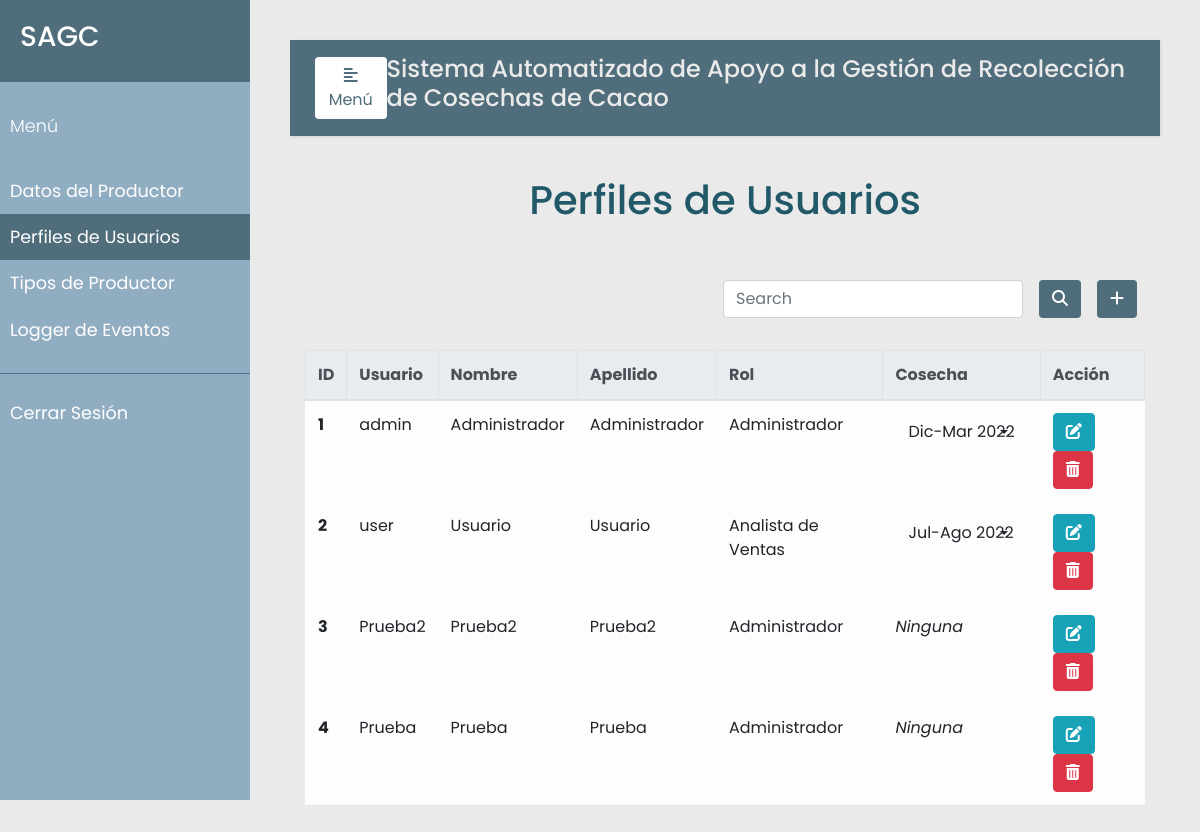
The page /perfiles (signed in) on the database its author committed.
### models.py (models this page shows, shortened)
class User(db.Model):
    __tablename__ = 'users'
    id = db.Column(db.Integer, primary_key=True)
    username = db.Column(db.String(20), nullable=False, unique=True)
    name = db.Column(db.String(30), nullable=False)
    surname = db.Column(db.String(30), nullable=False)
    password = db.Column(db.String(80), nullable=False)
    rol = db.Column(db.Integer, db.ForeignKey('rols.id'), nullable=False)
    cosechas = db.relationship('Cosecha', secondary=user_cosecha, backref='users', lazy=True)

class Rol(db.Model):
    __tablename__ = 'rols'
    id = db.Column(db.Integer, primary_key=True)
    name = db.Column(db.String(120), nullable=False, unique=True)
    user = db.relationship('User', backref='rols', lazy=True)

class Cosecha(db.Model):
    __tablename__ = 'cosechas'
    id = db.Column(db.Integer, primary_key=True)
    date = db.Column(db.String(120), unique=True)

### app.py (the view, shortened to what this page needs)
@app.route("/perfiles", methods=['GET', 'POST'])
@login_required
@admin_only
def perfiles():
    error=None
    users = User.query.all()
    rols = Rol.query.all()
    return render_template("perfiles.html", error=error, users=users, rols=rols)

### app.py (called while the page is built)
def login_required(f):
    @wraps(f)
    def wrap(*args, **kwargs):
        if 'logged_in' in session:
            return f(*args, **kwargs)
        else:
            flash('Necesitas iniciar sesión primero')
            return redirect(url_for('login'))
    return wrap

def admin_only(f):
    @wraps(f)
    def wrap(*args, **kwargs):
        if 'rol_admin' in session and session['rol_admin'] == True:
            return f(*args, **kwargs)
        else:
            flash("Debes ser administrador para ver 'Perfiles de Usuarios'.")
            return redirect(url_for('productor'))
    return wrap

### templates/perfiles.html (shortened to what this page needs)
{% extends "base.html" %}
{% block navbar %}
<li class="nav-item">
  <a class="nav-link" href="{{url_for('productor')}}">Datos del Productor</a>
</li>
<li class="nav-item active">
  <a class="nav-link" href="{{url_for('perfiles')}}">Perfiles de Usuarios<span class="sr-only">(current)</span></a>
</li>
<li class="nav-item">
  <a class="nav-link" href="{{url_for('tipo_productor')}}">Tipos de Productor</a>
</li>
<li class="nav-item">
  <a class="nav-link" href="{{url_for('eventos')}}">Logger de Eventos</a>
</li>
{% endblock %}
{% block sesion %}
<li class="nav-item">
  <a class="nav-link" href="{{url_for('logout')}}">Cerrar Sesión</a>
</li>
{% endblock %}
{% block content %}
    <div class="container h-100">
        <p class="text-center h1 fw-bold mb-5 mx-1 mx-md-4 mt-4">Perfiles de Usuarios</p>
        <div class="d-flex flex-row-reverse bd-highlight">
            <div class="p-2 bd-highlight">
              <button type="button" class="btn" style="color:#fff; background-color:#4F6D7A;" data-toggle="modal" data-target="#exampleModalLong">
                <i class="fa-solid fa-plus"></i>
              </button>
            </div>
            <div class="p-2 bd-highlight" style="display:flex; align-content: flex-end;">
              <form action='/search_perfil' method="post" class="form-inline" style="justify-content: flex-end">
                <input class="form-control mr-3 w-75" type="text" placeholder="Search" aria-label="Buscar" name="search_perfil">
                <button type="submit" id="search_perfil" name="action-type" value="search" class="btn" style="color:#fff; background-color:#4F6D7A;">
                  <i class="fas fa-search" aria-hidden="true"></i>
                </button>
              </form>
            </div>
        </div>
        <br/>
        <table class="table table-bordered table-light table-hover">
          <thead class="thead-light">
            <tr>
              <th scope="col">ID</th>
              <th scope="col">Usuario</th>
              <th scope="col">Nombre</th>
              <th scope="col">Apellido</th>
              <th scope="col">Rol</th>
              <th scope="col">Cosecha</th>
              <th scope="col">Acción</th>
            </tr>
          </thead>
          <tbody>
            {% for u in users %}
            <tr>
              <th scope="row">{{u.id}}</th>
              <td>{{u.username}}</td>
              <td>{{u.name}}</td>
              <td>{{u.surname}}</td>
              <td>{{u.rols.name}}</td>
              <td>
                {% if u.cosechas|length > 0 %}
                  <div class="dropdown">
                    <button class="btn dropdown-toggle" type="button" id="dropdownMenuButton" data-toggle="dropdown" aria-haspopup="true" aria-expanded="false">
                      {{u.cosechas[0].date}}
                    </button>
                  </div>
                {% else %}
                  <i>Ninguna</i>
                {% endif %}
              </td>
              <td>
                <button type="button" class="btn btn-info" data-toggle="modal" data-target="#edit-modal-{{u.id}}">
                  <i class="fas fa-edit"></i>
                </button>
                <button type="button" class="btn btn-danger" data-toggle="modal" data-target="#delete-modal-{{u.id}}">
                  <i class="fas fa-trash-alt"></i>
                </button>
              </td>
            </tr>
            </div>
            {% endfor %}
{% endblock %}

### templates/base.html (shortened to what this page needs)
<!DOCTYPE html>
<html lang="en">
<head>
    <link rel="stylesheet" href="https://cdn.jsdelivr.net/npm/bootstrap@4.3.1/dist/css/bootstrap.min.css">
    <link rel="stylesheet" href="../static/css/styles.css">
    <link rel="stylesheet" href="https://cdnjs.cloudflare.com/ajax/libs/malihu-custom-scrollbar-plugin/3.1.5/jquery.mCustomScrollbar.min.css">
    <link rel="stylesheet" href="https://cdnjs.cloudflare.com/ajax/libs/font-awesome/6.1.1/css/all.min.css" />
</head>
<body>
    <div class="wrapper">
        <nav id="sidebar">
            <div class="sidebar-header">
                <h3>SAGC</h3>
            </div>
            <ul class="list-unstyled components">
                <p>Menú</p>
                {% block navbar %}
                {% endblock %}
            </ul>
            <ul class="list-unstyled others">
                {% block sesion %}
                {% endblock %}
            </ul>
        </nav>
        <div id="content">
            <nav class="navbar navbar-expand-lg" style="background-color:#4F6D7A;">
                <div class="container-fluid">
                    <button type="button" id="sidebarCollapse" class="btn" style="background-color:#fff; color: #4F6D7A;">
                        <i class="fas fa-align-left"></i>
                        <span>Menú</span>
                    </button>
                    <h4>Sistema Automatizado de Apoyo a la Gestión de Recolección de Cosechas de Cacao</h4>
                </div>
            </nav>
            {% block content %}
            {% endblock %}
</body>
</html>

### static/css/styles.css (style rules this page uses)
body { font-family: 'Poppins', sans-serif; background: #EAEAEA; }
p { font-family: 'Poppins', sans-serif; font-size: 1.1em; font-weight: 300; line-height: 1.7em; color: #215968; }
h4 { color: #EAEAEA; }
a, a:hover, a:focus { color: inherit; text-decoration: none; transition: all 0.3s; }
.navbar { padding: 15px 10px; background: #fff; border: none; border-radius: 0; margin-bottom: 40px; box-shadow: 1px 1px 3px rgba(0, 0, 0, 0.1); }
.wrapper { display: flex; width: 100%; }
#sidebar { width: 250px; position: fixed; top: 0; left: 0; height: 100vh; z-index: 999; background: #91ADC2; color: #fff; transition: all 0.3s; }
#sidebar .sidebar-header { padding: 20px; background: #4F6D7A; }
#sidebar ul.components { padding: 20px 0; border-bottom: 1px solid #47748b; }
#sidebar ul p { color: #fff; padding: 10px; }
#sidebar ul li a { padding: 10px; font-size: 1.1em; display: block; }
#sidebar ul li.active>a, a[aria-expanded="true"] { color: #fff; background: #4F6D7A; }
.dropdown-toggle::after { display: block; position: absolute; top: 50%; right: 20px; transform: translateY(-50%); }
#content { width: calc(100% - 250px); padding: 40px; min-height: 100vh; transition: all 0.3s; position: absolute; top: 0; right: 0; }

### rows shown on the page
User: id "1", username "admin", name "Administrador", surname "Administrador", rols.name "Administrador", date "Dic-Mar 2022"
User: id "2", username "user", name "Usuario", surname "Usuario", rols.name "Analista de Ventas", date "Jul-Ago 2022"
User: id "3", username "Prueba2", name "Prueba2", surname "Prueba2", rols.name "Administrador", shows "Ninguna"
User: id "4", username "Prueba", name "Prueba", surname "Prueba", rols.name "Administrador", shows "Ninguna"
